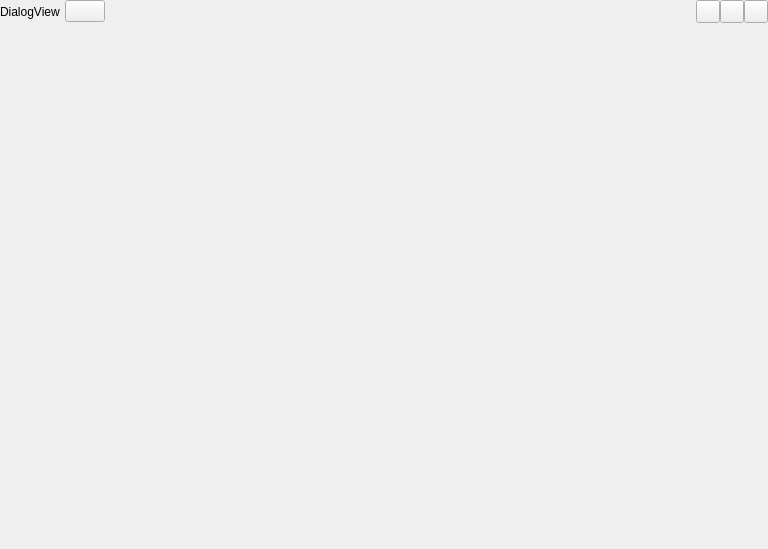
<?xml version="1.0" encoding="UTF-8"?>
<ui version="4.0">
 <class>PLSWindow</class>
 <widget class="QWidget" name="PLSWindow">
  <property name="geometry">
   <rect>
    <x>0</x>
    <y>0</y>
    <width>768</width>
    <height>549</height>
   </rect>
  </property>
  <property name="windowTitle">
   <string>Dialog</string>
  </property>
  <layout class="QVBoxLayout" name="verticalLayout_2">
   <property name="spacing">
    <number>0</number>
   </property>
   <property name="leftMargin">
    <number>0</number>
   </property>
   <property name="topMargin">
    <number>0</number>
   </property>
   <property name="rightMargin">
    <number>0</number>
   </property>
   <property name="bottomMargin">
    <number>0</number>
   </property>
   <item>
    <widget class="PLSTransparentForMouseEventsFrame" name="plsDialogViewBorderFrame">
     <property name="frameShape">
      <enum>QFrame::NoFrame</enum>
     </property>
     <property name="frameShadow">
      <enum>QFrame::Raised</enum>
     </property>
     <layout class="QVBoxLayout" name="mainLayout" stretch="0,0,1">
      <property name="spacing">
       <number>0</number>
      </property>
      <property name="leftMargin">
       <number>0</number>
      </property>
      <property name="topMargin">
       <number>0</number>
      </property>
      <property name="rightMargin">
       <number>0</number>
      </property>
      <property name="bottomMargin">
       <number>0</number>
      </property>
      <item>
       <widget class="PLSTransparentForMouseEventsFrame" name="titleBar">
        <property name="frameShape">
         <enum>QFrame::NoFrame</enum>
        </property>
        <property name="frameShadow">
         <enum>QFrame::Raised</enum>
        </property>
        <property name="excludeSpecChildren" stdset="0">
         <stringlist notr="true">
          <string>min</string>
          <string>maxres</string>
          <string>close</string>
         </stringlist>
        </property>
        <layout class="QHBoxLayout" name="titleBarLayout" stretch="0,0,1,0">
         <property name="spacing">
          <number>5</number>
         </property>
         <property name="leftMargin">
          <number>0</number>
         </property>
         <property name="topMargin">
          <number>0</number>
         </property>
         <property name="rightMargin">
          <number>0</number>
         </property>
         <property name="bottomMargin">
          <number>0</number>
         </property>
         <item alignment="Qt::AlignHCenter">
          <widget class="PLSTransparentForMouseEventsLabel" name="titleLabel">
           <property name="sizePolicy">
            <sizepolicy hsizetype="Expanding" vsizetype="Preferred">
             <horstretch>0</horstretch>
             <verstretch>0</verstretch>
            </sizepolicy>
           </property>
           <property name="text">
            <string>DialogView</string>
           </property>
          </widget>
         </item>
         <item alignment="Qt::AlignHCenter">
          <widget class="QPushButton" name="helpBtn">
           <property name="text">
            <string/>
           </property>
          </widget>
         </item>
         <item>
          <spacer name="dialogRightSpacer">
           <property name="orientation">
            <enum>Qt::Horizontal</enum>
           </property>
           <property name="sizeHint" stdset="0">
            <size>
             <width>0</width>
             <height>0</height>
            </size>
           </property>
          </spacer>
         </item>
         <item>
          <layout class="QHBoxLayout" name="titleButtonLayout">
           <property name="spacing">
            <number>0</number>
           </property>
           <item>
            <widget class="QToolButton" name="min">
             <property name="cursor">
              <cursorShape>ArrowCursor</cursorShape>
             </property>
             <property name="text">
              <string/>
             </property>
            </widget>
           </item>
           <item>
            <widget class="QToolButton" name="maxres">
             <property name="cursor">
              <cursorShape>ArrowCursor</cursorShape>
             </property>
             <property name="text">
              <string/>
             </property>
            </widget>
           </item>
           <item>
            <widget class="QToolButton" name="close">
             <property name="cursor">
              <cursorShape>ArrowCursor</cursorShape>
             </property>
             <property name="text">
              <string notr="true"/>
             </property>
            </widget>
           </item>
          </layout>
         </item>
        </layout>
       </widget>
      </item>
      <item>
       <widget class="QWidget" name="hline" native="true">
        <property name="minimumSize">
         <size>
          <width>0</width>
          <height>1</height>
         </size>
        </property>
        <property name="maximumSize">
         <size>
          <width>16777215</width>
          <height>1</height>
         </size>
        </property>
       </widget>
      </item>
      <item>
       <widget class="PLSTransparentForMouseEventsFrame" name="content">
        <property name="frameShape">
         <enum>QFrame::NoFrame</enum>
        </property>
        <property name="frameShadow">
         <enum>QFrame::Raised</enum>
        </property>
        <property name="excludeChildren" stdset="0">
         <string notr="true">All</string>
        </property>
       </widget>
      </item>
     </layout>
    </widget>
   </item>
  </layout>
 </widget>
 <customwidgets>
  <customwidget>
   <class>PLSTransparentForMouseEventsFrame</class>
   <extends>QFrame</extends>
   <header>PLSTransparentForMouseEvents.h</header>
   <container>1</container>
  </customwidget>
  <customwidget>
   <class>PLSTransparentForMouseEventsLabel</class>
   <extends>QLabel</extends>
   <header>PLSTransparentForMouseEvents.h</header>
  </customwidget>
 </customwidgets>
 <resources/>
 <connections/>
</ui>
